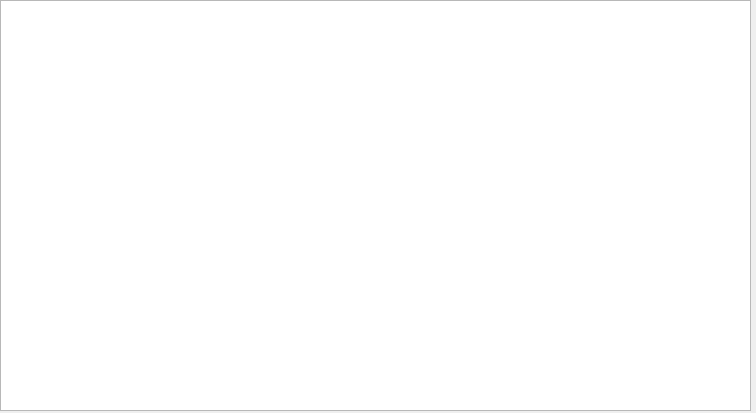
<?xml version="1.0" encoding="UTF-8"?>
<ui version="4.0">
 <class>WayToFile</class>
 <widget class="QMainWindow" name="WayToFile">
  <property name="geometry">
   <rect>
    <x>0</x>
    <y>0</y>
    <width>756</width>
    <height>413</height>
   </rect>
  </property>
  <property name="windowTitle">
   <string>MainWindow</string>
  </property>
  <widget class="QWidget" name="centralwidget">
   <widget class="QTreeView" name="treeView">
    <property name="geometry">
     <rect>
      <x>0</x>
      <y>0</y>
      <width>751</width>
      <height>411</height>
     </rect>
    </property>
   </widget>
  </widget>
 </widget>
 <resources/>
 <connections/>
</ui>
